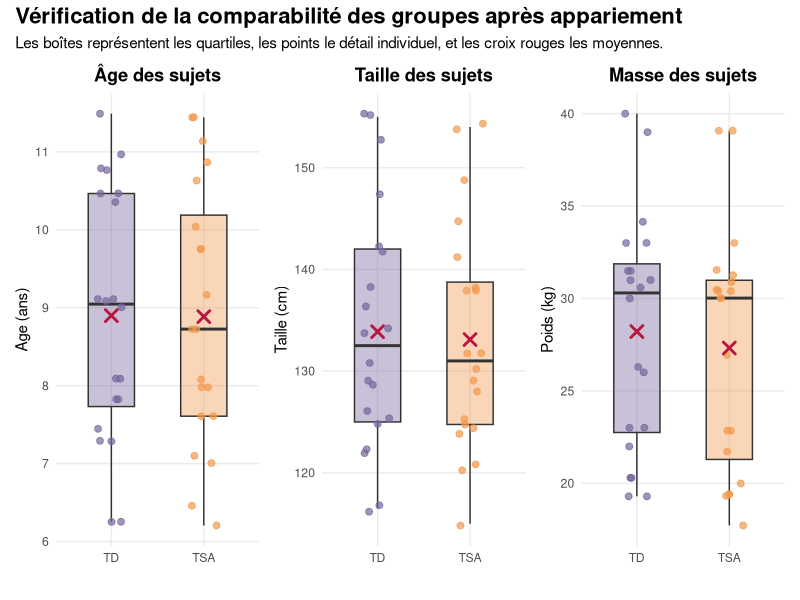

The R source for this figure:
## ---- chunk 1
library(tidyverse)
library(ggplot2)
library(readxl)
library(dplyr)
library(patchwork)
## ---- chunk 2
DataPosturo <- read_excel("DataPosturo_P2.xlsx")
summary(DataPosturo)
## ---- chunk 3
# Préparer les tables NT et TSA
table_NT <- DataPosturo %>%
  filter(Sujets == "TD") %>%
  select(c("Names","Sujets","Age","Poids","Taille"))

table_TSA <- DataPosturo %>%
  filter(Sujets == "TSA") %>%
  select(c("Names","Sujets","Age","Poids","Taille"))
## ---- chunk 4
appariement <- function(data1, data2, max_pairs = 20, caliper = 2) {

  X1 <- as.matrix(data1[, c("Age","Poids","Taille")])
  X2 <- as.matrix(data2[, c("Age","Poids","Taille")])
  S <- cov(rbind(X1, X2))
  
  distance_matrix <- matrix(NA, nrow = nrow(X1), ncol = nrow(X2))
  for(i in 1:nrow(X1)){
    for(j in 1:ncol(distance_matrix)){
      distance_matrix[i,j] <- mahalanobis(X1[i,], X2[j,], S)
    }
  }
  
  matches <- data.frame()
  
  for(i in 1:nrow(distance_matrix)){
    for(j in 1:ncol(distance_matrix)){
      d <- distance_matrix[i,j]
      if(d <= caliper){
        new_row <- cbind(data1[i,], data2[j,], Distance = d)
        # Renommer pour éviter les doublons
        names(new_row) <- c(paste0(names(data1), "_NT"),
                            paste0(names(data2), "_TSA"),
                            "Distance")
        
        if(nrow(matches) < max_pairs){
          matches <- rbind(matches, new_row)
        } else {
          max_current <- max(matches$Distance)
          if(d < max_current){
            idx_remove <- which.max(matches$Distance)
            matches[idx_remove, ] <- new_row
          }
        }
      }
    }
  }
  
  matches <- matches[order(matches$Distance), ]
  
  # --- Déplier en 2 lignes par match ---
  matches_long <- bind_rows(
    matches %>%
      transmute(
        Names = Names_NT,
        Sujets = Sujets_NT,
        Age = Age_NT,
        Poids = Poids_NT,
        Taille = Taille_NT,
        Compatibilite = Names_TSA
      ),
    matches %>%
      transmute(
        Names = Names_TSA,
        Sujets = Sujets_TSA,
        Age = Age_TSA,
        Poids = Poids_TSA,
        Taille = Taille_TSA,
        Compatibilite = Names_NT
      )
  )
  
  return(matches_long)
}
## ---- chunk 5
table_appariement <- appariement(table_NT, table_TSA)
dim(table_appariement)  # 40 lignes si 20 matches
head(table_appariement)
## ---- chunk 6
vars <- c("Age", "Taille", "Poids")

table_appariement$Age    <- as.numeric(as.character(table_appariement$Age))
table_appariement$Taille <- as.numeric(as.character(table_appariement$Taille))
table_appariement$Poids  <- as.numeric(as.character(table_appariement$Poids))

desc_stats <- table_appariement %>%
  group_by(Sujets) %>%
  summarise(across(all_of(vars), list(mean = mean, sd = sd)))
print(desc_stats)
## ---- chunk 7
calc_smd <- function(v, d) {
  g1 <- d[d$Sujets == "TSA", v]
  g2 <- d[d$Sujets == "TD", v]
  
  g1 <- g1[!is.na(g1)]
  g2 <- g2[!is.na(g2)]
  
  diff_moy <- mean(g1) - mean(g2)
  sd_pool  <- sqrt((sd(g1)^2 + sd(g2)^2) / 2)
  
  return(abs(diff_moy / sd_pool))
}
## ---- chunk 8

sapply(vars, calc_smd, d = table_appariement)
## ---- chunk 9
analyser_variable <- function(var, df) {
  g_TSA <- df[[var]][df$Sujets == "TSA"]
  g_TD  <- df[[var]][df$Sujets == "TD"]
  
  shapiro_tsa <- shapiro.test(g_TSA)$p.value
  shapiro_td  <- shapiro.test(g_TD)$p.value
  is_normal   <- (shapiro_tsa > 0.05 && shapiro_td > 0.05)
  
  if (is_normal) {
    # Test de variance pour décider entre Student et Welch
    p_var <- var.test(g_TSA, g_TD)$p.value
    type_test <- if(p_var > 0.05) "Student" else "Welch"
    res_test <- t.test(g_TSA, g_TD, var.equal = (p_var > 0.05))
  } else {
    type_test <- "Mann-Whitney"
    res_test <- wilcox.test(g_TSA, g_TD)
  }
  
  # Retourne un dataframe d'une ligne
  data.frame(
    Variable = var,
    Shapiro_TSA = round(shapiro_tsa, 4),
    Shapiro_TD = round(shapiro_td, 4),
    Normalite = is_normal,
    Test_Utilise = type_test,
    P_Value = round(res_test$p.value, 4),
    Appariement_OK = (res_test$p.value > 0.05)
  )
}
## ---- chunk 10
resultats_finaux <- do.call(rbind, lapply(vars, analyser_variable, df = table_appariement))

print(resultats_finaux)
## ---- chunk 11
creer_plot_appariement <- function(var_name, titre, unite) {
  ggplot(table_appariement, aes(x = Sujets, y = .data[[var_name]], fill = Sujets)) +
    geom_boxplot(alpha = 0.4, outlier.shape = NA, width = 0.5) +
    geom_jitter(aes(color = Sujets), width = 0.15, alpha = 0.7, size = 2) +
    stat_summary(fun = mean, geom = "point", shape = 4, size = 3, color = "#B81840FF", stroke = 1.5) +
    
    scale_fill_manual(values = c("TD" = "#76669BFF", "TSA" = "#F2994EFF")) +
    scale_color_manual(values = c("TD" = "#76669BFF", "TSA" = "#F2994EFF")) +
    labs(title = titre, y = paste(var_name, unite), x = "") +
    theme_minimal() +
    theme(legend.position = "none",
          plot.title = element_text(face = "bold", hjust = 0.5),
          panel.grid.minor = element_blank())
}

# Génération des trois graphiques
p1 <- creer_plot_appariement("Age", "Âge des sujets", "(ans)")
p2 <- creer_plot_appariement("Taille", "Taille des sujets", "(cm)")
p3 <- creer_plot_appariement("Poids", "Masse des sujets", "(kg)")

# Assemblage final
figure_finale <- p1 + p2 + p3 + 
  plot_annotation(title = "Vérification de la comparabilité des groupes après appariement",
                  subtitle = "Les boîtes représentent les quartiles, les points le détail individuel, et les croix rouges les moyennes.",
                  theme = theme(plot.title = element_text(size = 16, face = "bold")))

print(figure_finale)

# Sauvegarde pour le rapport
# ggsave("Verification_Appariement.png", figure_finale, width = 12, height = 5, dpi = 300)
## ---- chunk 12
rm(list = c("table_NT", "table_TSA", "appariement", "figure_finale", "p1", "p2", "p3", "analyser_variable", "calc_smd", "creer_plot_appariement", "resultats_finaux", "desc_stats", "vars"))
## ---- chunk 13
find_extremum <- function(data, col) {
  
  x <- data[[col]]
  
  Q1 <- quantile(x, 0.25, na.rm = TRUE)
  Q3 <- quantile(x, 0.75, na.rm = TRUE)
  
  maxi <- min(max(x, na.rm = TRUE), Q3 + 1.5 * (Q3 - Q1))
  mini <- max(min(x, na.rm = TRUE), Q1 - 1.5 * (Q3 - Q1))
  
  extremum <- x[x < mini | x > maxi]
  
  if (length(extremum) == 0) {              #pour que ce soit plus lisible
    extremum <- NA
  }
  
  list(
    variable = col,
    extremum = extremum,
    n_extremum = sum(!is.na(extremum)),
    mini = mini,
    maxi = maxi
  )
}
## ---- chunk 14
find_extremum_df <- function(data) {
  
  num_cols <- sapply(data, is.numeric)
  
  extremum_list <- lapply(
    names(data)[num_cols],                    #permet d'avoir le nom des                                                           colonnes numeriques
    function(col) find_extremum(data, col)
  )
  
  names(extremum_list) <- names(data)[num_cols]
  
  return(extremum_list)
}
## ---- chunk 15
count_extremum_df <- function(data) {
  extremum_list <- find_extremum_df(data)
  sum(sapply(extremum_list, function(x) x$n_extremum))
}

count_extremum_df(table_appariement)              #retourne le nombre de valeurs                                                                                aberrantes totales
count_extremum_df(DataPosturo)
## ---- chunk 16
remove_extremum_df <- function(data) {
  
  data_clean <- data
  extremum_list <- find_extremum_df(data)
  
  for (col in names(extremum_list)) {
    
    mini <- extremum_list[[col]]$mini
    maxi <- extremum_list[[col]]$maxi
    
    x <- data[[col]]
    
    # Remplacement par les bornes min/max acceptables (winsorisation)
    x[x > maxi] <- maxi
    x[x < mini] <- mini
    
    data_clean[[col]] <- x
  }
  
  return(data_clean)
}

data_clean <- remove_extremum_df(table_appariement)
count_extremum_df(data_clean)
## ---- chunk 17
rm(list = c("count_extremum_df", "find_extremum", "find_extremum_df", "remove_extremum_df"))
